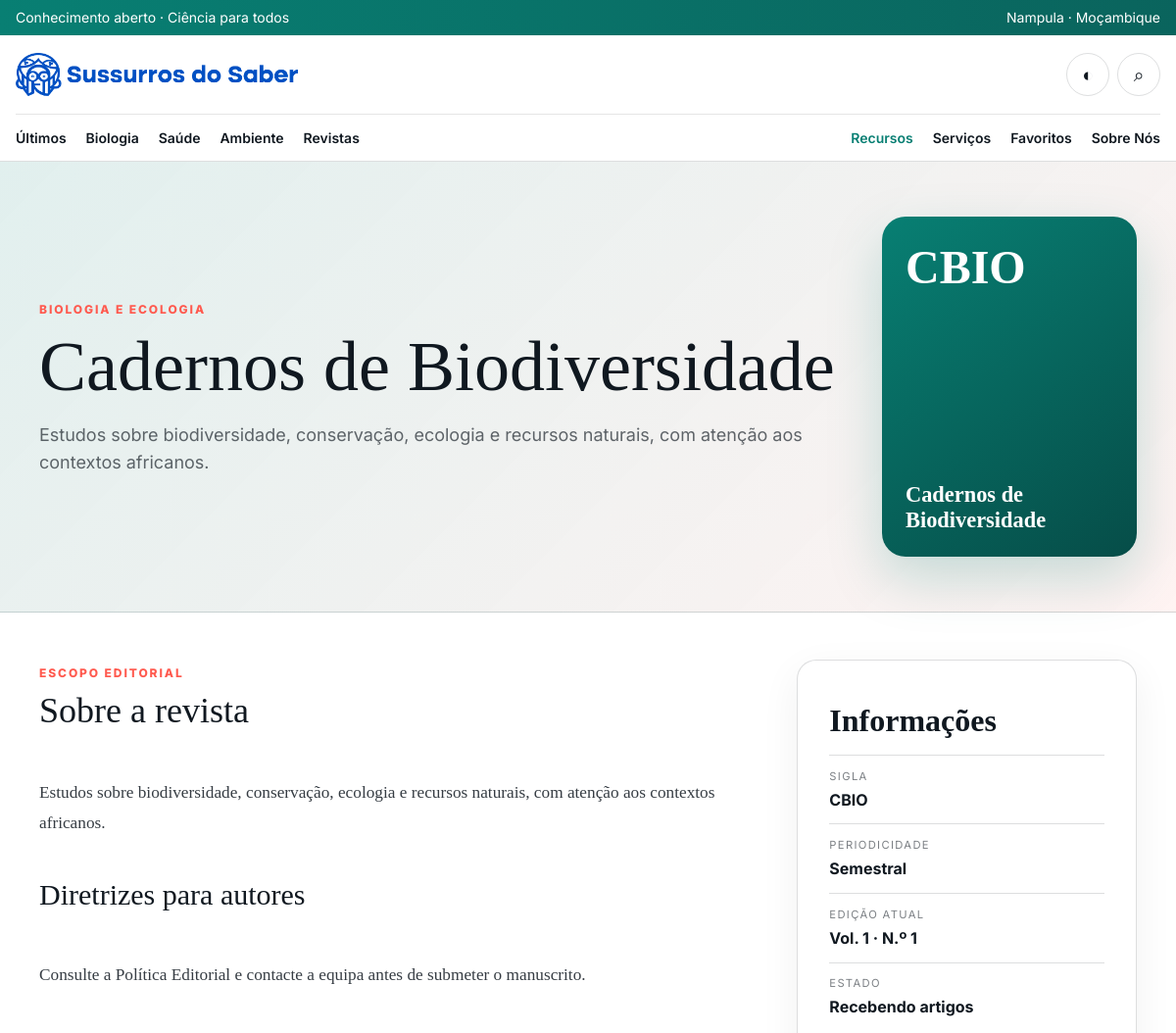
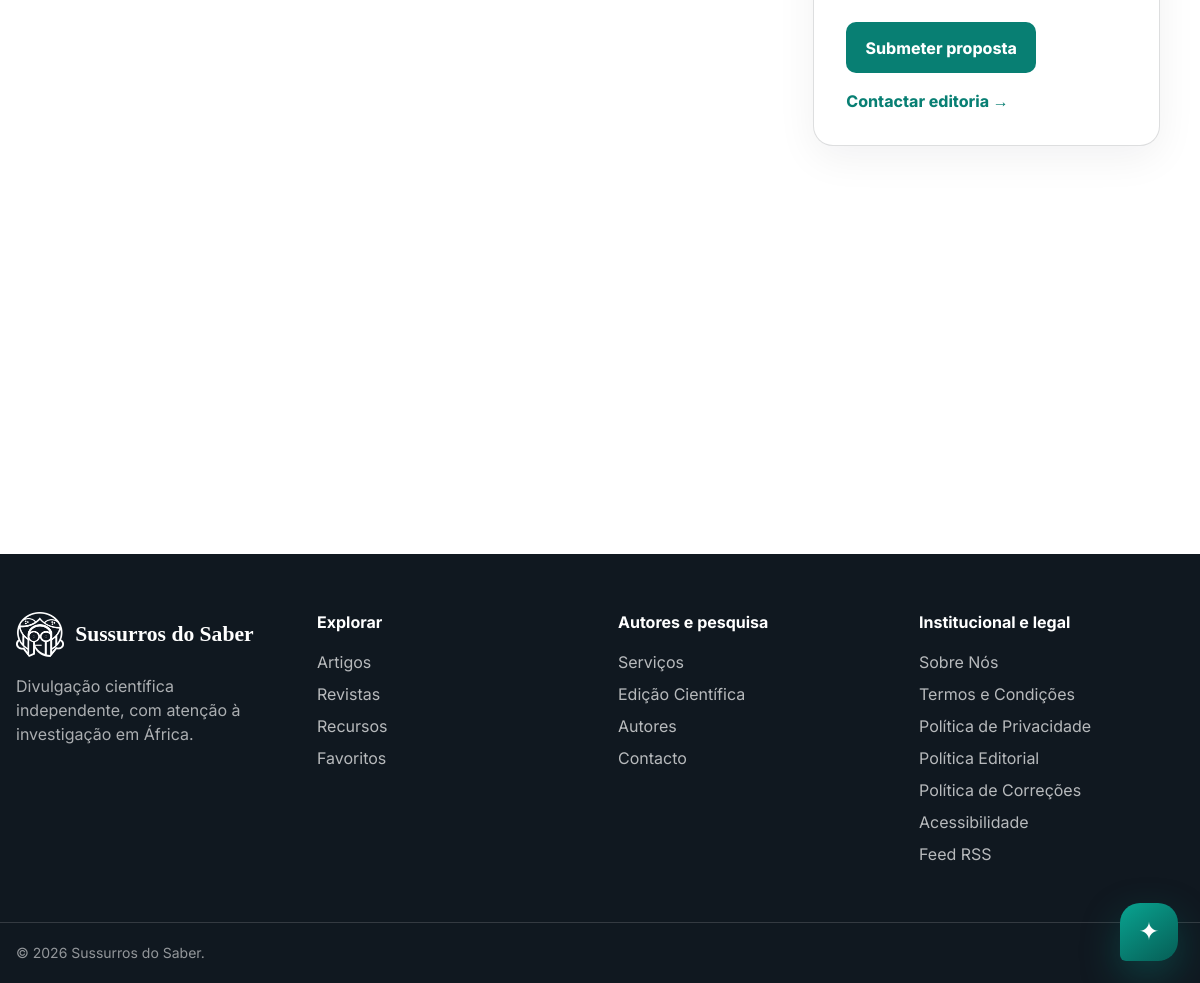
Screenshot of /revistas/cadernos-de-biodiversidade with the database file from the repository (2 pictures, top to bottom).
### models.py (models this page shows, shortened)
class Journal(db.Model):
    id = db.Column(db.Integer, primary_key=True)
    title = db.Column(db.String(180), unique=True, nullable=False)
    slug = db.Column(db.String(200), unique=True, nullable=False, index=True)
    abbreviation = db.Column(db.String(20), nullable=False)
    field = db.Column(db.String(140), nullable=False)
    description = db.Column(db.Text, nullable=False)
    frequency = db.Column(db.String(80), default="Anual", nullable=False)
    current_issue = db.Column(db.String(100), default="", nullable=False)
    status = db.Column(db.String(80), default="Em preparação", nullable=False)
    issn_print = db.Column(db.String(20), default="", nullable=False)
    issn_online = db.Column(db.String(20), default="", nullable=False)
    contact_email = db.Column(db.String(180), default="", nullable=False)
    guidelines = db.Column(db.Text, default="", nullable=False)
    image = db.Column(db.String(600), default="", nullable=False)
    active = db.Column(db.Boolean, default=False, nullable=False)
    created_at = db.Column(db.DateTime, default=utcnow, nullable=False)
    updated_at = db.Column(db.DateTime, default=utcnow, onupdate=utcnow, nullable=False)
    issues = db.relationship("JournalIssue", back_populates="journal", cascade="all, delete-orphan", order_by="JournalIssue.published_at.desc()")

### app.py (the view)
@app.get("/revistas/<slug>")
def journal_detail(slug):
    selected = Journal.query.filter_by(slug=slug, active=True).first()
    if not selected:
        return render_template("404.html"), 404
    issues = JournalIssue.query.filter_by(journal_id=selected.id, published=True).order_by(JournalIssue.year.desc(), JournalIssue.volume.desc(), JournalIssue.number.desc()).all()
    return render_template("journal.html", journal=selected, issues=issues)

### admin.py (called while the page is built)
@admin_bp.app_context_processor
def admin_context():
    return {"csrf_token": csrf_token, "turnstile_site_key": os.getenv("TURNSTILE_SITE_KEY", "")}

### app.py (called while the page is built)
@app.template_filter("markdown")
def render_markdown(value):
    html = markdown.markdown(value or "", extensions=["extra", "sane_lists"])
    allowed = set(bleach.sanitizer.ALLOWED_TAGS).union({"p", "h2", "h3", "h4", "blockquote", "pre", "code", "ul", "ol", "li", "hr", "table", "thead", "tbody", "tr", "th", "td"})
    return Markup(bleach.clean(html, tags=allowed, attributes={"a": ["href", "title", "rel"]}, protocols=["http", "https", "mailto"], strip=True))

@app.context_processor
def site_context():
    return {"site_url": SITE_URL}

### templates/journal.html (shortened to what this page needs)
{% extends 'base.html' %}
{% block content %}
<section class="journal-hero">
  <div class="max-w-6xl mx-auto px-4 py-14 grid md:grid-cols-[1fr_260px] gap-10 items-center">
    <div><span class="eyebrow">{{ journal.field }}</span><h1 class="font-serif text-5xl md:text-7xl mt-3">{{ journal.title }}</h1><p class="text-lg opacity-65 mt-5">{{ journal.description }}</p></div>
    {% if journal.image %}<img src="{{ journal.image }}" alt="Capa da revista {{ journal.title }}" class="w-full rounded-3xl shadow-xl">{% else %}<div class="journal-cover-placeholder" aria-label="Identidade da revista"><strong>{{ journal.abbreviation }}</strong><span>{{ journal.title }}</span></div>{% endif %}
  </div>
</section>
<section class="max-w-6xl mx-auto px-4 py-12 grid lg:grid-cols-3 gap-10">
  <div class="lg:col-span-2">
    <span class="eyebrow">Escopo editorial</span><h2 class="font-serif text-4xl mt-2">Sobre a revista</h2>
    <p class="legal-content mt-5">{{ journal.description }}</p>
    <h2 class="font-serif text-3xl mt-10">Diretrizes para autores</h2>
    <div class="legal-content mt-4">{{ journal.guidelines|markdown if journal.guidelines else 'As diretrizes completas estão em preparação. Contacte a equipa editorial antes de submeter o manuscrito.' }}</div>
  </div>
  <aside class="tool-card">
    <h2 class="font-serif text-2xl">Informações</h2>
    <dl class="journal-facts"><div><dt>Sigla</dt><dd>{{ journal.abbreviation }}</dd></div><div><dt>Periodicidade</dt><dd>{{ journal.frequency }}</dd></div><div><dt>Edição atual</dt><dd>{{ journal.current_issue or 'Em preparação' }}</dd></div><div><dt>Estado</dt><dd>{{ journal.status }}</dd></div></dl>
    <a href="{{ url_for('contact', assunto=journal.abbreviation) }}" class="primary-btn inline-block mt-6">Submeter proposta</a>
    {% if journal.contact_email %}<a href="mailto:{{ journal.contact_email }}" class="modern-link block mt-4">Contactar editoria →</a>{% endif %}
  </aside>
</section>
{% endblock %}

### static/css/style.css (style rules this page uses)
:root { --ink:#101820;--green:#087f73;--coral:#ff5a4f;--paper:#f5f7f8;--line:rgba(16,24,32,.14) }
* { box-sizing:border-box }
html { scroll-behavior:smooth }
body { min-height:100vh;transition:.25s }
.section-rule a,.modern-link { color:var(--green);font-weight:750 }
.eyebrow { font-size:.75rem;letter-spacing:.16em;text-transform:uppercase;font-weight:800;color:var(--coral) }
.story-card,.journal-card,.tool-card { background:#fff;border:1px solid var(--line);border-radius:20px;overflow:hidden;box-shadow:0 12px 40px rgba(16,24,32,.06) }
.tool-card { padding:clamp(1.25rem,3vw,2rem);overflow:visible }
.tool-card h2 { font:700 2rem Georgia;margin:.7rem 0 }
.primary-btn { background:var(--green);color:#fff;border-radius:10px;padding:.85rem 1.2rem;font-weight:750 }

### static/css/animations.css (style rules this page uses)
.motion-enabled [data-reveal] { opacity:0;transform:translateY(24px);transition:opacity .65s cubic-bezier(.2,.7,.2,1) var(--reveal-delay,0ms),transform .65s cubic-bezier(.2,.7,.2,1) var(--reveal-delay,0ms) }
.motion-enabled [data-reveal].is-visible { opacity:1;transform:none }
.primary-btn,.icon-btn,.filter-row a,nav a { transition:transform .2s ease,background-color .2s ease,color .2s ease,box-shadow .2s ease }

### static/css/journals.css (style rules this page uses)
.journal-hero { background: linear-gradient(135deg, rgba(8, 127, 115, 0.12), rgba(255, 90, 79, 0.07)); border-bottom: 1px solid var(--line); }
.journal-cover-placeholder { aspect-ratio: 3 / 4; display: flex; flex-direction: column; justify-content: space-between; padding: 1.5rem; border-radius: 1.5rem; background: linear-gradient(145deg, #087f73, #064d48); color: #fff; box-shadow: 0 22px 55px rgba(8, 127, 115, 0.22); }
.journal-cover-placeholder strong { font: 700 3rem Georgia, serif; }
.journal-cover-placeholder span { font: 700 1.4rem/1.15 Georgia, serif; }
.journal-facts { display: grid; margin-top: 1rem; }
.journal-facts div { padding: 0.8rem 0; border-top: 1px solid var(--line); }
.journal-facts dt { font-size: 0.7rem; text-transform: uppercase; letter-spacing: 0.12em; opacity: 0.55; }
.journal-facts dd { margin: 0.2rem 0 0; font-weight: 700; }

### rows the page displays
Journal: field "BIOLOGIA E ECOLOGIA", title "Cadernos de Biodiversidade", description "Estudos sobre biodiversidade, conservação, ecologia e recursos naturais, com atenção aos contextos africanos.", abbreviation "CBIO", guidelines "Consulte a Política Editorial e contacte a equipa antes de submeter o manuscrito.", frequency "Semestral", current_issue "Vol. 1 · N.º 1", status "Recebendo artigos"
